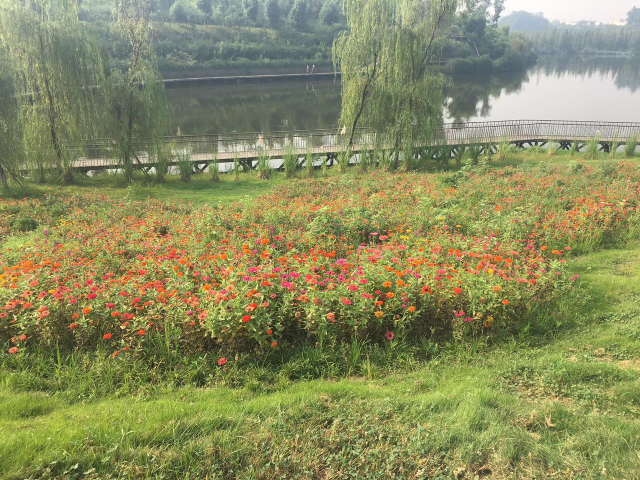
#> input picture images/test1.jpg, 1280 x 960 px (shown at 1/2 size)
$ python quant.py --image images/test1.jpg --cluster 8
#> lines starting #> are read from the running program, lines starting #| are printed output that depends on the picture
#python quant.py --image images\test1.jpg --cluster 8
from sklearn.cluster import MiniBatchKMeans
import imutils
import numpy as np
import argparse
import cv2

ap = argparse.ArgumentParser()
ap.add_argument("-i", "--image", required = True)
ap.add_argument("-c", "--clusters", type = int, required = True)
args = vars(ap.parse_args())

image = cv2.imread(args["image"])
#> image is the input picture: shape (960, 1280, 3); mean B, G, R 95.2, 140.3, 138.5
(h, w) = image.shape[:2]
#> h = 960; w = 1280
image = cv2.bilateralFilter(image, d = 9, sigmaColor = 9, sigmaSpace = 7)
cv2.imshow("blur", imutils.resize(image, height = 500))
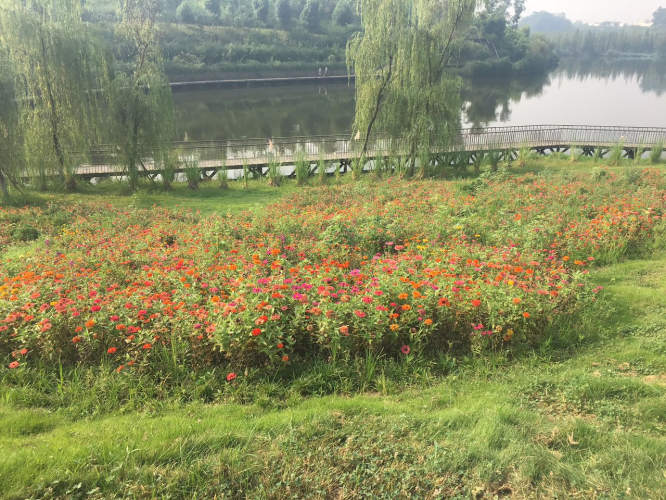
#> window 'blur': shape (500, 666, 3); mean B, G, R 95.2, 140.3, 138.5
image = cv2.cvtColor(image, cv2.COLOR_BGR2LAB)
#> image: shape (960, 1280, 3); mean of channels 0, 1, 2 145.5, 120.4, 151.9
image = cv2.medianBlur(image, 7)
#> image: shape (960, 1280, 3); mean of channels 0, 1, 2 144.7, 120.2, 151.9
image = image.reshape(image.shape[0] * image.shape[1], 3)

'''
>>> from sklearn.cluster import MiniBatchKMeans
>>> import numpy as np
>>> X = np.array([[1,2], [1,4], [1,0], [4,2], [4,4], [4,0]])
>>> clt = MiniBatchKMeans(n_clusters = 2)
>>> label = clt.fit_predict(X)
>>> label
array([0, 0, 0, 1, 1, 1])
>>> clt.cluster_centers_
array([[ 1.        ,  2.03626943],
       [ 4.        ,  2.06811989]])
>>> clt.cluster_centers_.astype("uint8")
array([[1, 2],
       [4, 2]], dtype=uint8)
>>> clt.cluster_centers_.astype("uint8")[label]
array([[1, 2],
       [1, 2],
       [1, 2],
       [4, 2],
       [4, 2],
       [4, 2]], dtype=uint8)
'''
clt = MiniBatchKMeans(n_clusters = args["clusters"])
label = clt.fit_predict(image)
quant = clt.cluster_centers_.astype("uint8")[label]

image = image.reshape(h, w, 3)
quant = quant.reshape(h, w, 3)
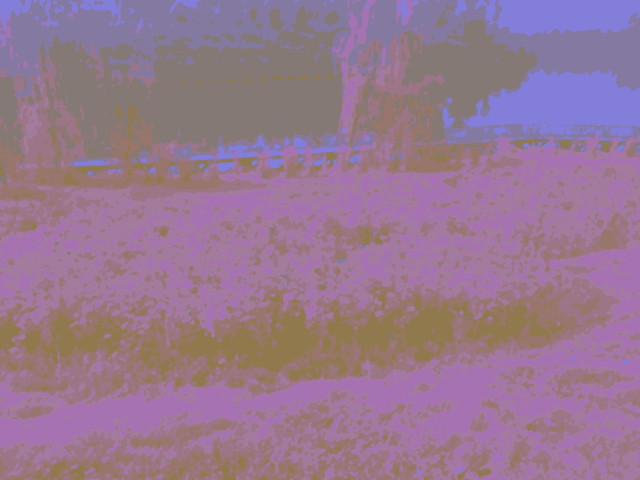
#> quant: shape (960, 1280, 3) (shown at 1/2 size); mean of channels 0, 1, 2 144.2, 119.7, 151.4; drawn as B, G, R

image = cv2.cvtColor(image, cv2.COLOR_LAB2BGR)
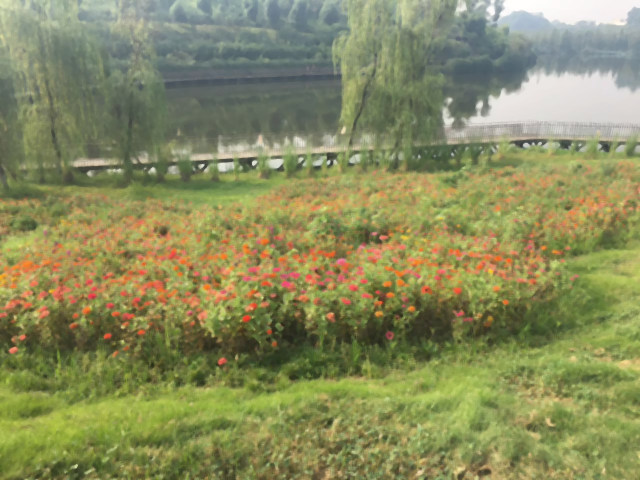
#> image: shape (960, 1280, 3) (shown at 1/2 size); mean B, G, R 94.3, 139.6, 137.2
quant = cv2.cvtColor(quant, cv2.COLOR_LAB2BGR)
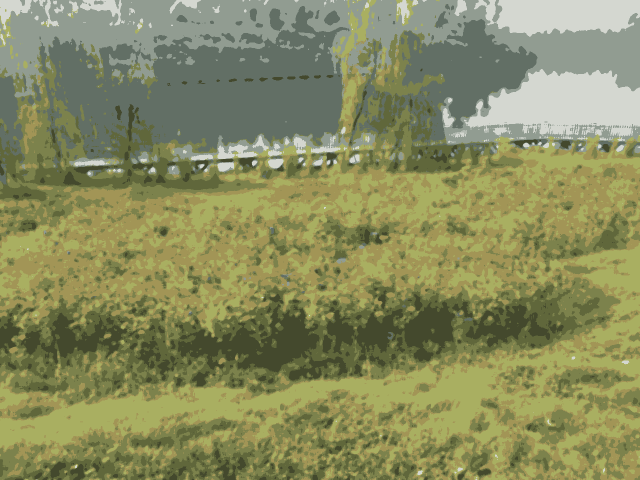
#> quant: shape (960, 1280, 3) (shown at 1/2 size); mean B, G, R 94.6, 139.6, 136.2

image = imutils.resize(image, height = 500)
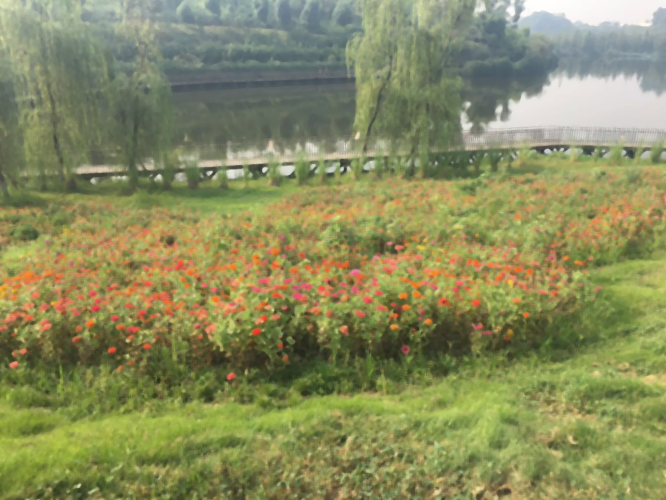
#> image: shape (500, 666, 3); mean B, G, R 94.3, 139.6, 137.2
quant = imutils.resize(quant, height = 500)
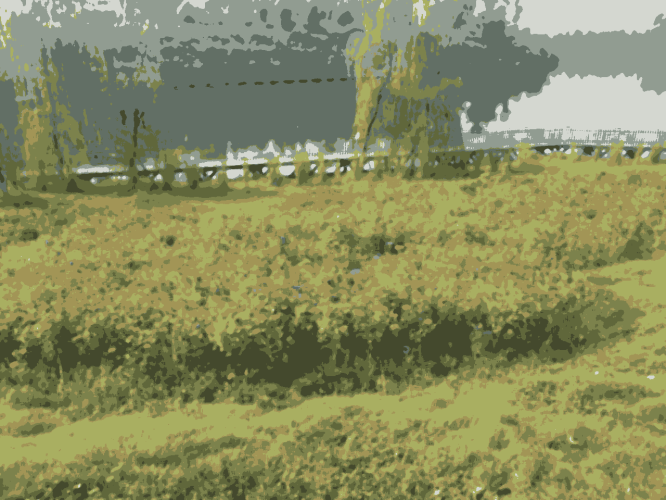
#> quant: shape (500, 666, 3); mean B, G, R 94.6, 139.6, 136.2

cv2.imshow("image", np.hstack([image, quant]))
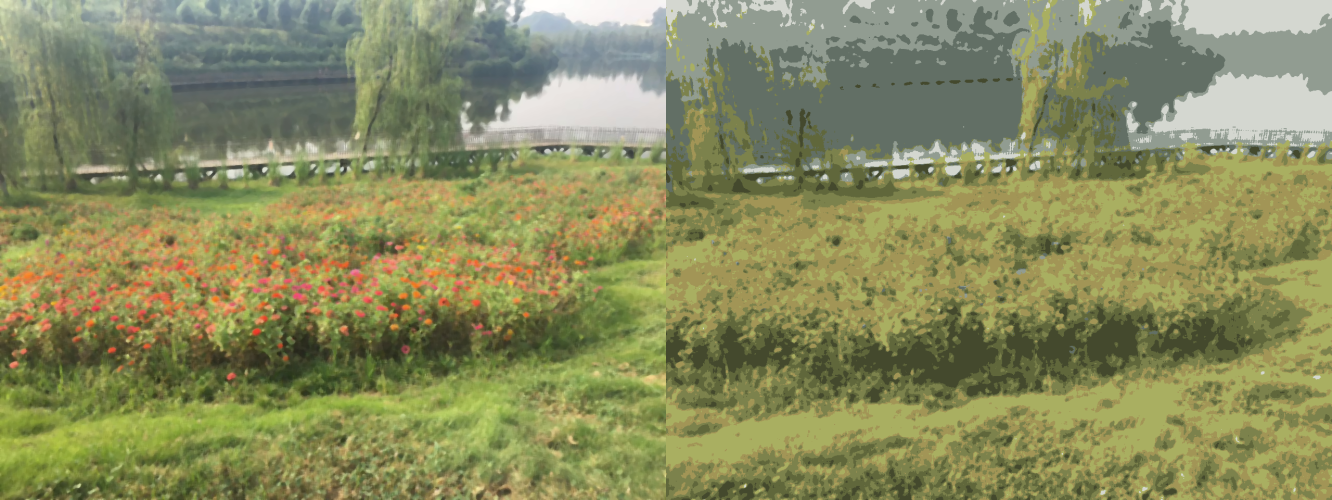
#> window 'image': shape (500, 1332, 3); mean B, G, R 94.4, 139.6, 136.7
cv2.waitKey(0)

$ run again, with images/test2.jpg copied over images/test1.jpg
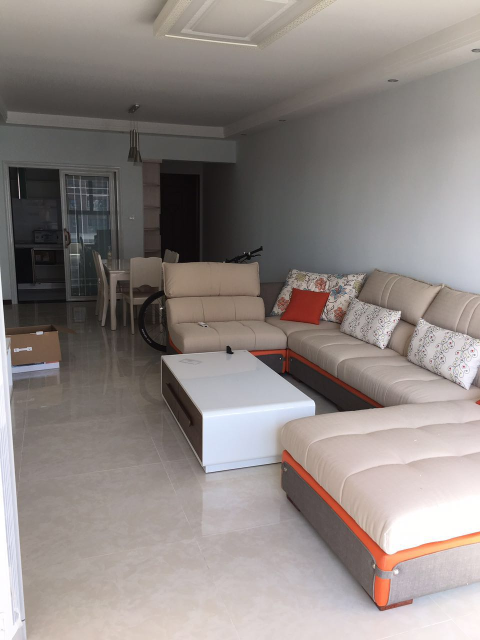
#> input picture images/test2.jpg, 960 x 1280 px (shown at 1/2 size)
#> image is the input picture: shape (1280, 960, 3); mean B, G, R 131.6, 134.7, 142.8
#> `quant = quant.reshape(h, w, 3)`:
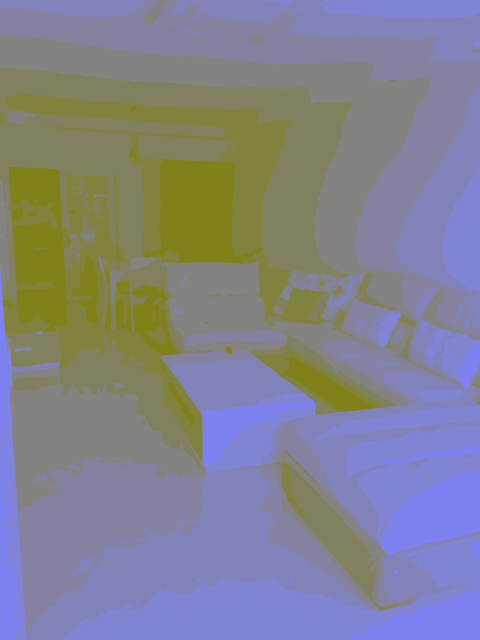
#> quant: shape (1280, 960, 3) (shown at 1/2 size); mean of channels 0, 1, 2 142.5, 130, 130.2; drawn as B, G, R
#> `cv2.imshow("image", np.hstack([image, quant]))`:
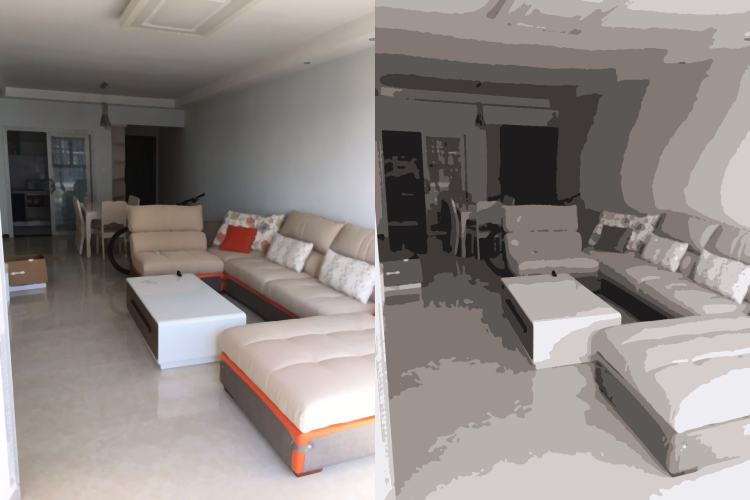
#> window 'image': shape (500, 750, 3); mean B, G, R 132.1, 135, 142.4

$ run again, with images/test3.jpg copied over images/test1.jpg
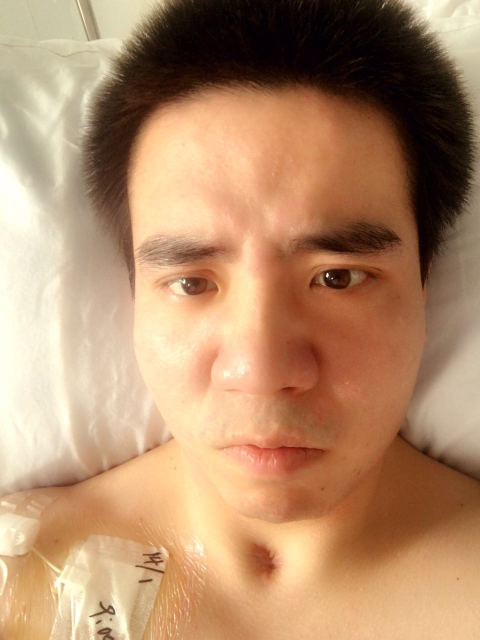
#> input picture images/test3.jpg, 960 x 1280 px (shown at 1/2 size)
#> image is the input picture: shape (1280, 960, 3); mean B, G, R 107.1, 140.5, 179.9
#> `quant = imutils.resize(quant, height = 500)`:
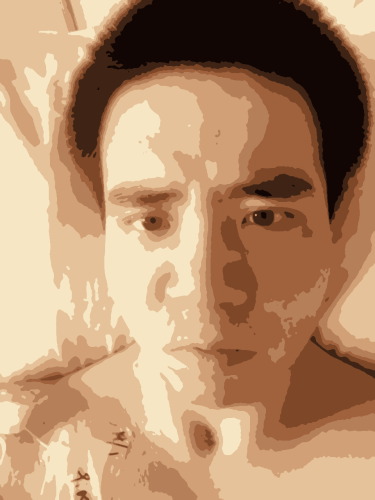
#> quant: shape (500, 375, 3); mean B, G, R 106.9, 140.4, 178.6
#> `cv2.imshow("image", np.hstack([image, quant]))`:
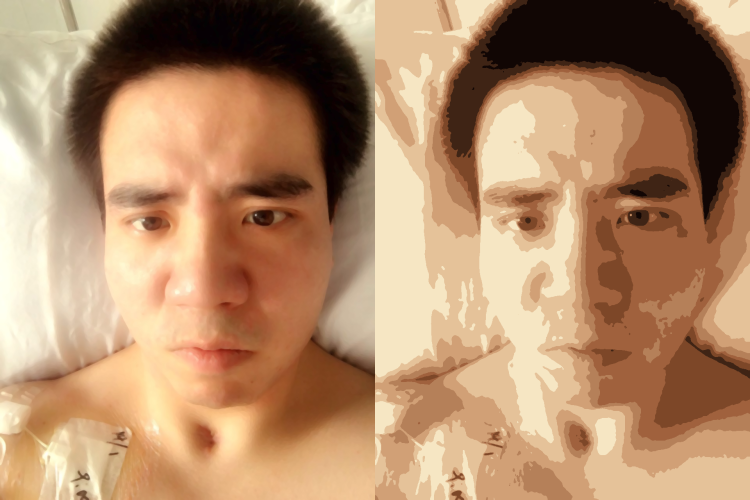
#> window 'image': shape (500, 750, 3); mean B, G, R 107, 140.5, 179.3

$ run again, with images/test4.jpg copied over images/test1.jpg
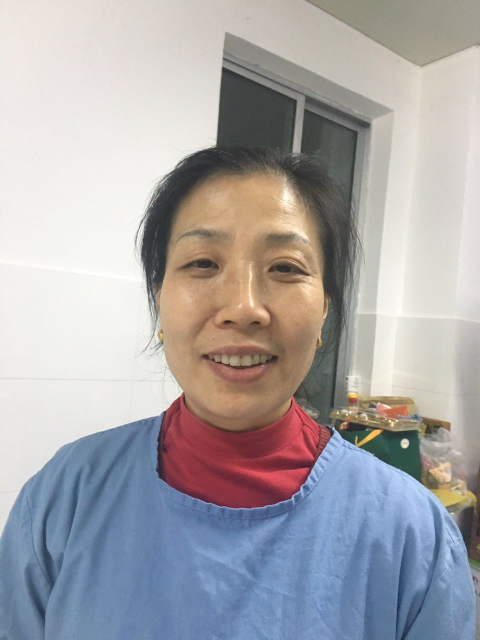
#> input picture images/test4.jpg, 960 x 1280 px (shown at 1/2 size)
#> image is the input picture: shape (1280, 960, 3); mean B, G, R 169, 166.3, 168.5
#> `cv2.imshow("image", np.hstack([image, quant]))`:
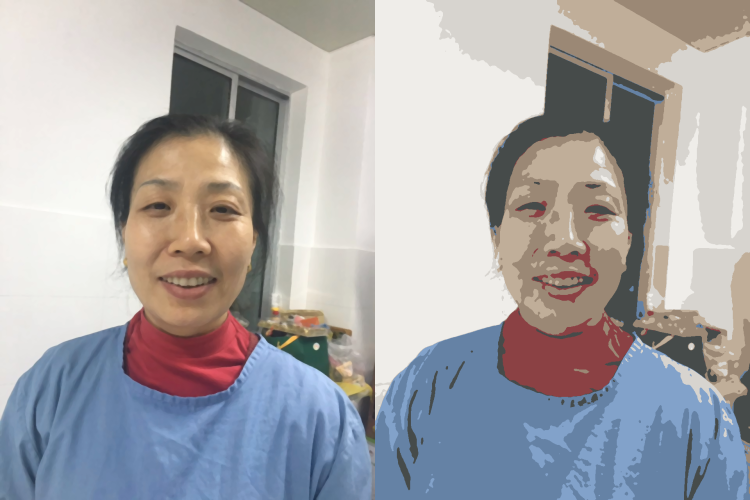
#> window 'image': shape (500, 750, 3); mean B, G, R 169.5, 166.7, 168.1
